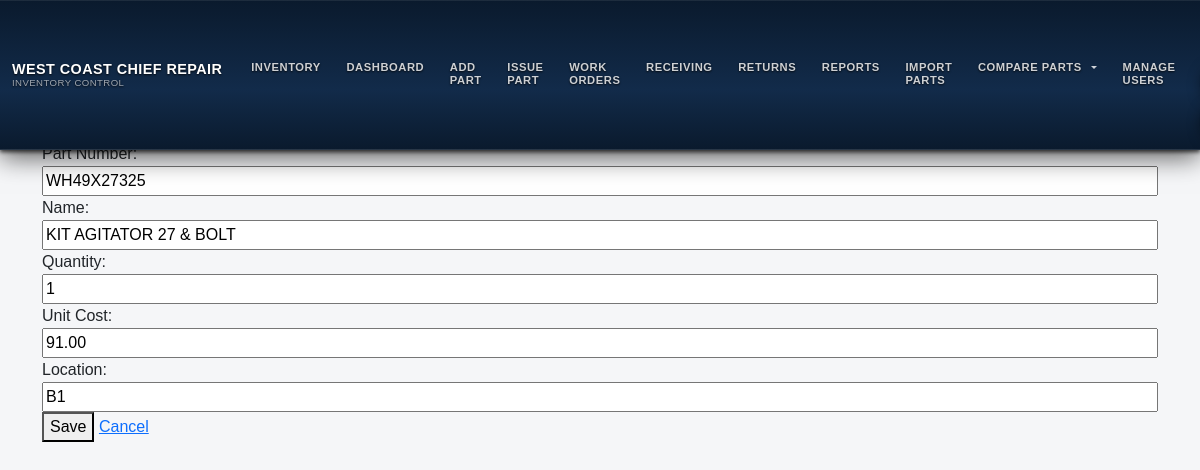
Page /edit/412 (signed in) on the earlier database version.
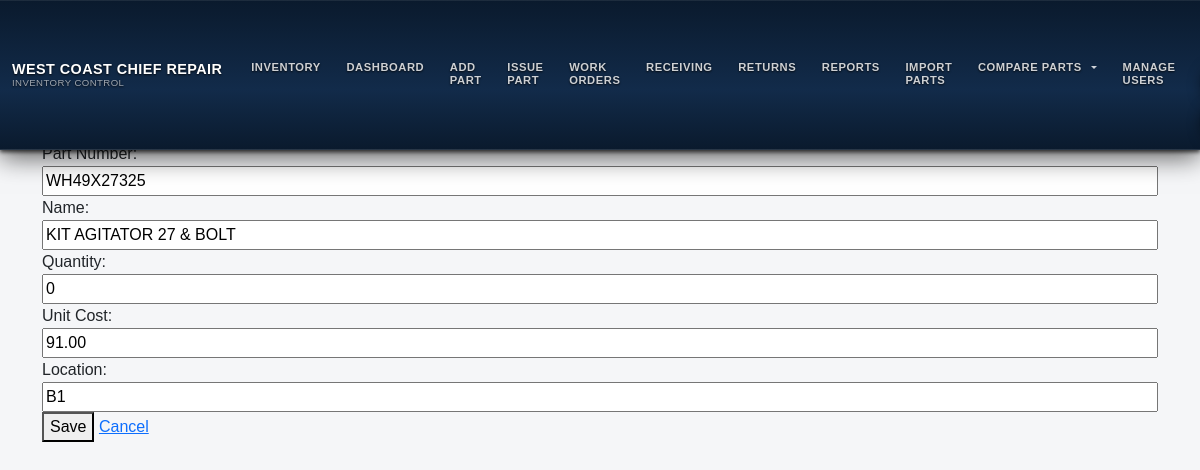
Same page on the later database version.
### models.py (models this page shows)
class Part(db.Model):
    __tablename__ = "part"
    __table_args__ = {"extend_existing": True}
    id = db.Column(db.Integer, primary_key=True)
    name = db.Column(db.String(100), nullable=False)
    part_number = db.Column(db.String(100), unique=True, nullable=False, index=True)
    quantity = db.Column(db.Integer, default=0)
    unit_cost = db.Column(db.Float, nullable=False)
    location = db.Column(db.String(100))
    created_at = db.Column(db.DateTime, default=datetime.utcnow)

### inventory/routes.py (the view, shortened to what this page needs)
@inventory_bp.route('/edit/<int:part_id>', methods=['GET', 'POST'])
@login_required
def edit_part(part_id):
    if current_user.role != 'superadmin':
        flash("Access denied", "danger")
        return redirect(url_for('inventory.dashboard'))
    part = Part.query.get_or_404(part_id)
    return render_template('edit_part.html', part=part)

### app.py (called while the page is built)
@app.before_request
def restrict_role_routes():
    try:
        if not getattr(current_user, "is_authenticated", False):
            return  # гость — пусть дойдёт до /login
        ep = (request.endpoint or "").strip()
        role = (getattr(current_user, "role", "") or "").strip().lower()
        if role == "technician":
            if ep in ALLOWED_TECH_ENDPOINTS or ep.endswith(".health") or ep.endswith(".ping"):
                return
            return redirect(url_for("inventory.wo_list"))
        if role == "viewer":
            if ep in ALLOWED_VIEWER_ENDPOINTS or ep.endswith(".health") or ep.endswith(".ping"):
                return
            return redirect(url_for("inventory.wo_list"))
        return
    except Exception:
        try:
            return redirect(url_for("inventory.wo_list"))
        except Exception:
            return

### auth/routes.py (called while the page is built)
@login_manager.user_loader
def load_user(user_id):
    return User.query.get(int(user_id))

### templates/edit_part.html
{% extends "base.html" %}
{% block content %}
<h2>Edit Part {{ part.part_number }}</h2>
<form method="POST">
  <label>Part Number:</label>
  <input type="text" name="part_number" value="{{ part.part_number }}" required>
  <label>Name:</label>
  <input type="text" name="name" value="{{ part.name }}" required>
  <label>Quantity:</label>
  <input type="number" name="quantity" value="{{ part.quantity }}" required>
  <label>Unit Cost:</label>
  <input type="text" name="unit_cost" value="{{ '%.2f'|format(part.unit_cost) }}" required>
  <label>Location:</label>
  <input type="text" name="location" value="{{ part.location }}" required>
  <button type="submit">Save</button>
  <a href="{{ url_for('inventory.dashboard') }}">Cancel</a>
</form>
{% endblock %}

Differences in the rows shown:
changed Part "WH49X27325": quantity "1" → "0"
